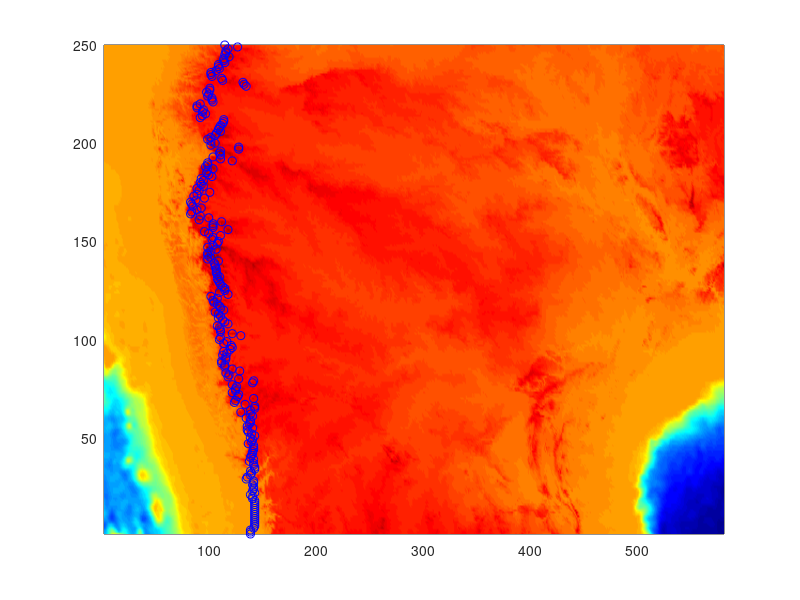

Source code (MATLAB):
% Lambda=*10e3
% xb=Lamda/2


%% Plot DEM with lower resolution and make lot of profils
%save('etopindia.mat')
clear all;
load('etopindia.mat');
etovect=fliplr(min(etopindia(:,2)):(max(etopindia(:,2))-min(etopindia(:,2)))/249:max(etopindia(:,2)));

for i=1:numel(etovect)
    diffeto=abs(etopindia(:,2)-etovect(i));
    j(i)=find(diffeto==min(diffeto),1);
end

latprof=unique(etopindia(j,2));
%numel(unique(etopindia(j,2)))

for i=1:numel(latprof)
    [k]=find(etopindia(:,2)==latprof(i));
    profiles(i,:)=etopindia(k,3);
end

% figure(1);
% plot(profiles(62,:))

% figure(888)
% surf(profiles); shading interp; colormap(jet)

%% profil flexuration
%Escarpment need to be on west side for calculation
a=1;
% %splitting latprof vector
% numelevec = 40; % block size
% nelem = numel(latprof);
% celem = mat2cell(latprof,diff([0:numelevec:nelem-1,nelem]));
% %zelem = cellfun(@median,celem);

for i=1:numel(latprof)
    [M]=find(profiles(i,:)==max(profiles(i,:)),1);
    indmax(i)=M;
end
[N,X]=hist(indmax);
[E]=find(N==max(N));
diffindX=abs(indmax-X(E)); %definir une tolerance : diff<tolerance

tolerance=35
mintol=round(X(E)-tolerance)
maxtol=round(X(E)+tolerance)

for i=1:numel(latprof)
    if diffindX(i)>tolerance
        prof(i,:)=profiles(i,mintol:maxtol);
        [G]=find(profiles(i,:)==max(prof(i,:)),1);
        indmax2(i)=G;
    else
        indmax2(i)=indmax(i);
    end
end
diffindX2=abs(indmax2-X(E))
%works but heavy
% for i=1:numel(latprof)
%     prof(i,:)=profiles(i,:);
%     while diffindX(i)>=tolerance
%         [G]=find(profiles(i,:)==max(prof(i,:)),1);
%         diffindX(i)=abs(G-X(E))
%         if diffindX(i)>=tolerance
%             prof(i,G)=0;
%         else
%             indmax(i)=G;
%         end
%     end
% end


    %maxtopo(i)=profiles(i,M)

    figure(999)
    pcolor(profiles);shading interp; colormap(jet);hold on
    plot(indmax2,1:numel(latprof),'bo')

    %figure(2)
    % hist(maxtopo)
